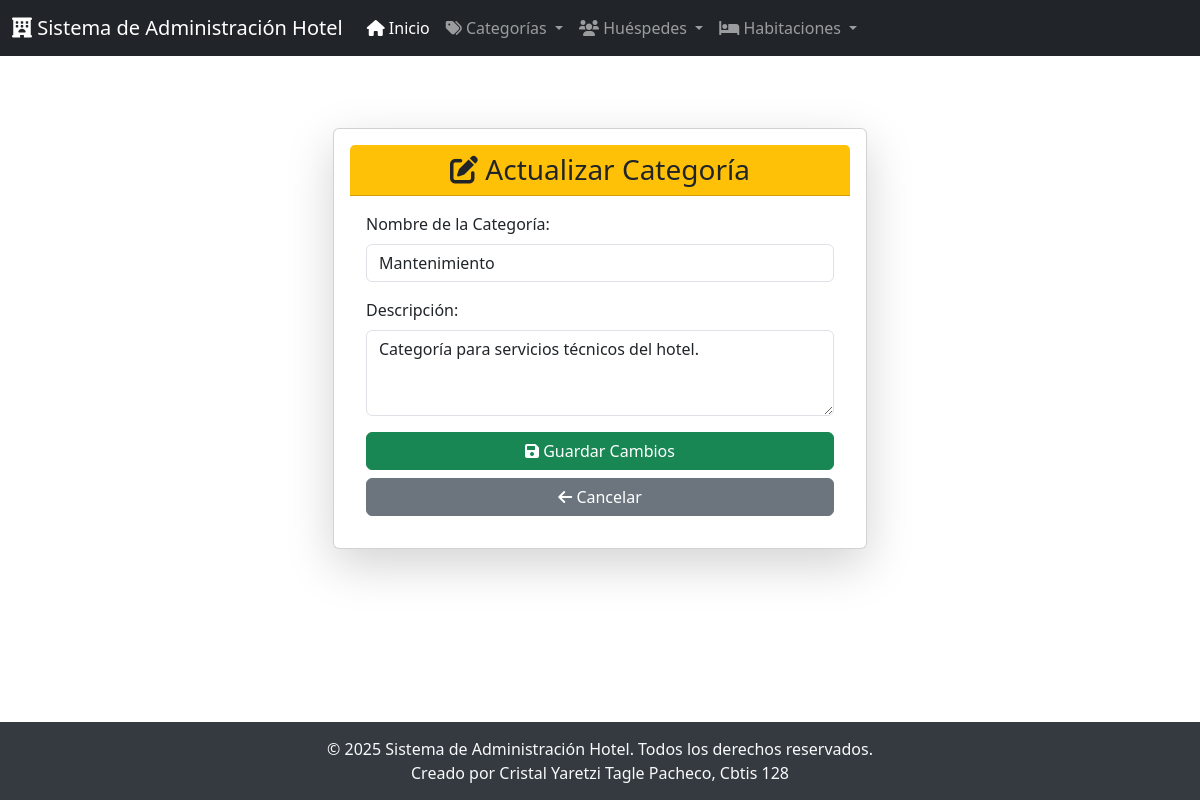
/categorias/actualizar/4/, run on the app's committed database.
### app_Hotel/models.py (models this page shows, shortened)
class Categoria(models.Model):
    nombre = models.CharField(max_length=100, unique=True)
    descripcion = models.TextField(blank=True, null=True)

### app_Hotel/views.py (the view)
# urls.py: path('categorias/actualizar/<int:id>/', views.actualizar_categoria, name='actualizar_categoria'),
def actualizar_categoria(request, id):
    categoria = get_object_or_404(Categoria, pk=id)
    if request.method == 'POST':
        categoria.nombre = request.POST.get('nombre')
        categoria.descripcion = request.POST.get('descripcion')
        categoria.save()
        return redirect('ver_categorias')
    return render(request, 'app_Hotel/categoria/actualizar_categoria.html', {'categoria': categoria})

### app_Hotel/templates/app_Hotel/categoria/actualizar_categoria.html (shortened to what this page needs)
{% extends 'app_Hotel/base.html' %}
{% block content %}
<div class="container my-5">
    <div class="row justify-content-center">
        <div class="col-md-6">
            <div class="card shadow-lg p-3 mb-5 bg-body rounded">
                <div class="card-header bg-warning text-dark text-center">
                    <h3 class="mb-0"><i class="fas fa-edit"></i> Actualizar Categoría</h3>
                </div>
                <div class="card-body">
                    <form method="post">
                        <div class="mb-3">
                            <label for="nombre" class="form-label">Nombre de la Categoría:</label>
                            <input type="text" class="form-control" id="nombre" name="nombre" value="{{ categoria.nombre }}" required>
                        </div>
                        <div class="mb-3">
                            <label for="descripcion" class="form-label">Descripción:</label>
                            <textarea class="form-control" id="descripcion" name="descripcion" rows="3">{{ categoria.descripcion }}</textarea>
                        </div>
                        <div class="d-grid gap-2">
                            <button type="submit" class="btn btn-success"><i class="fas fa-save"></i> Guardar Cambios</button>
                            <a href="{% url 'ver_categorias' %}" class="btn btn-secondary"><i class="fas fa-arrow-left"></i> Cancelar</a>
                        </div>
                    </form>
                </div>
            </div>
        </div>
    </div>
</div>
{% endblock %}

### app_Hotel/templates/app_Hotel/base.html (style rules this page uses)
body { display: flex; flex-direction: column; min-height: 100vh; }

### data on the page
Categoria: nombre "Mantenimiento", descripcion "Categoría para servicios técnicos del hotel."
